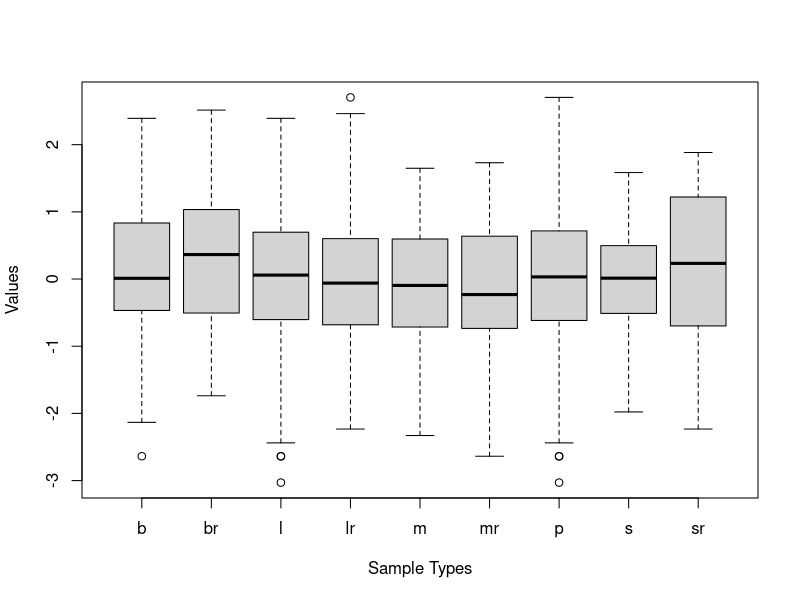

Recreate this plot in R.
## ---- chunk 1
population <- rnorm(500)

large_sample <- sample(population, 200, replace = FALSE)
large_sample_replace <- sample(population, 200, replace = TRUE)

big_sample <- sample(population, 60, replace = FALSE)
big_sample_replace <- sample(population, 60, replace = TRUE)

medium_sample <- sample(population, 30, replace = FALSE)
medium_sample_replace <- sample(population, 30, replace = TRUE)

small_sample <- sample(population, 20, replace = FALSE)
small_sample_replace <- sample(population, 20, replace = TRUE)
## ---- chunk 2
large_sample_mean <- mean(large_sample)
large_sample_replace_mean <- mean(large_sample_replace)

big_sample_mean <- mean(big_sample)
big_sample_replace_mean <- mean(big_sample_replace)

medium_sample_mean <- mean(medium_sample)
medium_sample_replace_mean <- mean(medium_sample_replace)

small_sample_mean <- mean(small_sample)
small_sample_replace_mean <- mean(small_sample_replace)

population_mean <- mean(population)


large_sample_mode <- mode(large_sample)
large_sample_replace_mode <- mode(large_sample_replace)

big_sample_mode <- mode(big_sample)
big_sample_replace_mode <- mode(big_sample_replace)

medium_sample_mode <- mode(medium_sample)
medium_sample_replace_mode <- mode(medium_sample_replace)

small_sample_mode <- mode(small_sample)
small_sample_replace_mode <- mode(small_sample_replace)

population_mode <- mode(population)


large_sample_median <- median(large_sample)
large_sample_replace_median <- median(large_sample_replace)

big_sample_median <- median(big_sample)
big_sample_replace_median <- median(big_sample_replace)

medium_sample_median <- median(medium_sample)
medium_sample_replace_median <- median(medium_sample_replace)

small_sample_median <- median(small_sample)
small_sample_replace_median <- median(small_sample_replace)

population_median <- median(population)


large_sample_var <- var(large_sample)
large_sample_replace_var <- var(large_sample_replace)

big_sample_var <- var(big_sample)
big_sample_replace_var <- var(big_sample_replace)

medium_sample_var <- var(medium_sample)
medium_sample_replace_var <- var(medium_sample_replace)

small_sample_var <- var(small_sample)
small_sample_replace_var <- var(small_sample_replace)

population_var <- var(population)

large_sample_sd <- sd(large_sample)
large_sample_replace_sd <- sd(large_sample_replace)

big_sample_sd <- sd(big_sample)
big_sample_replace_sd <- sd(big_sample_replace)

medium_sample_sd <- sd(medium_sample)
medium_sample_replace_sd <- sd(medium_sample_replace)

small_sample_sd <- sd(small_sample)
small_sample_replace_sd <- sd(small_sample_replace)

population_sd <- sd(population)
## ---- chunk 3
# Ver diferencia entre las medidas de dispersion utilizadas
get_diff <- function(word, sample_val, population_val) {
    dif <- abs(population_val - sample_val)
    output <- paste("The", 
                    word, 
                    "differs from the population in",
                    format(dif, digits = 3)
    )
    print(output)
}

print("For large sample (n = 200) without replacement")
get_diff("mean", large_sample_mean, population_mean)
get_diff("median", large_sample_median, population_median)
#get_diff("mode", large_sample_mode, population_mode)
get_diff("variance", large_sample_var, population_var)
get_diff("standard deviation", large_sample_sd, population_sd)

print("")
print("For large sample (n = 200) with replacement")
get_diff("mean", large_sample_replace_mean, population_mean)
get_diff("median", large_sample_replace_median, population_median)
#get_diff("mode", large_sample_replace_mode, population_mode)
get_diff("variance", large_sample_replace_var, population_var)
get_diff("standard deviation", large_sample_replace_sd, population_sd)

print("")
print("For big sample (n = 60) without replacement")
get_diff("mean", big_sample_mean, population_mean)
get_diff("median", big_sample_median, population_median)
#get_diff("mode", big_sample_mode, population_mode)
get_diff("variance", big_sample_var, population_var)
get_diff("standard deviation", big_sample_sd, population_sd)

print("")
print("For big sample (n = 60) with replacement")
get_diff("mean", big_sample_replace_mean, population_mean)
get_diff("median", big_sample_replace_median, population_median)
#get_diff("mode", big_sample_replace_mode, population_mode)
get_diff("variance", big_sample_replace_var, population_var)
get_diff("standard deviation", big_sample_replace_sd, population_sd)

print("")
print("For medium sample (n = 30) without replacement")
get_diff("mean", medium_sample_mean, population_mean)
get_diff("median", medium_sample_median, population_median)
#get_diff("mode", medium_sample_mode, population_mode)
get_diff("variance", medium_sample_var, population_var)
get_diff("standard deviation", medium_sample_sd, population_sd)

print("")
print("For medium sample (n = 30) with replacement")
get_diff("mean", medium_sample_replace_mean, population_mean)
get_diff("median", medium_sample_replace_median, population_median)
#get_diff("mode", medium_sample_replace_mode, population_mode)
get_diff("variance", medium_sample_replace_var, population_var)
get_diff("standard deviation", medium_sample_replace_sd, population_sd)

print("")
print("For small sample (n = 20) without replacement")
get_diff("mean", small_sample_mean, population_mean)
get_diff("median", small_sample_median, population_median)
#get_diff("mode", small_sample_mode, population_mode)
get_diff("variance", small_sample_var, population_var)
get_diff("standard deviation", small_sample_sd, population_sd)

print("")
print("For small sample (n = 20) with replacement")
get_diff("mean", small_sample_replace_mean, population_mean)
get_diff("median", small_sample_replace_median, population_median)
#get_diff("mode", small_sample_replace_mode, population_mode)
get_diff("variance", small_sample_replace_var, population_var)
get_diff("standard deviation", small_sample_replace_sd, population_sd)

## ---- chunk 4
values <- c(large_sample, large_sample_replace,
            big_sample, big_sample_replace,
            population,
            medium_sample, medium_sample_replace,
            small_sample, small_sample_replace)
sample_type <- c()
for (i in seq_len(length(large_sample))) {
    sample_type  <- append(sample_type, "l")
}
for (i in seq_len(length(large_sample_replace))) {
    sample_type  <- append(sample_type, "lr")
}
for (i in seq_len(length(big_sample))) {
    sample_type  <- append(sample_type, "b")
}
for (i in seq_len(length(big_sample_replace))) {
    sample_type  <- append(sample_type, "br")
}
for (i in seq_len(length(population))) {
    sample_type  <- append(sample_type, "p")
}
for (i in seq_len(length(medium_sample))) {
    sample_type  <- append(sample_type, "m")
}
for (i in seq_len(length(medium_sample_replace))) {
    sample_type  <- append(sample_type, "mr")
}
for (i in seq_len(length(small_sample))) {
    sample_type  <- append(sample_type, "s")
}
for (i in seq_len(length(small_sample_replace))) {
    sample_type  <- append(sample_type, "sr")
}

df <- data.frame(values, sample_type)

boxplot(values~sample_type,
        data = df,
        xlab = "Sample Types",
        ylab = "Values"
)

## ---- chunk 5

print_mean  <- function(interval, population_mean, alpha) {
    res  <- paste(
                  "With confidence level", alpha,
                  "population mean is in between (",
                  format(interval[1], digits = 3), ",",
                  format(interval[2], digits = 3), ")",
                  "which is",
                  interval[1] < population_mean | interval[2] > population_mean
    )
    print(res)
}

print_var  <-  function(interval, population_var, alpha) {
    res  <- paste(
                  "With confidence level", alpha,
                  "population variance is in between (",
                  format(interval[1], digits = 3), ",",
                  format(interval[2], digits = 3), ")",
                  "which is",
                  interval[1] < population_var | interval[2] > population_var
    )
    print(res)

}

get_mean_conf_interval  <-  function(data, population_mean, alpha = 0.05) {
    x <- mean(data)
    s <- sd(data)
    error <- qnorm(1 - alpha / 2) * s / sqrt(length(data))

    interval <- c(x - error, x  + error)
    print_mean(interval, population_mean, alpha)
}

get_variance_conf_interval  <- function(data, population_var, alpha = 0.05) {
    s2 <- var(data)
    n <- length(data)
    error_left  <- qchisq(1 - alpha / 2, df = n - 1)
    error_right  <- qchisq(alpha / 2, df = n - 1)
    num  <-  (n - 1) * s2

    interval <- c(num / error_left, num / error_right)
    print_var(interval, population_var, alpha)
}

get_small_mean_conf_interval  <-
    function(data, population_mean, alpha = 0.05) {
        x <- mean(data)
        s <- sd(data)
        n <- length(data)
        error <- qt(1 - alpha / 2, n - 1) * s / sqrt(n)

        interval <- c(x - error, x  + error)
        print_mean(interval, population_mean, alpha)
    }
## ---- chunk 6
alpha  <- 0.05
print("Large sample (n = 200) without replacement")
get_mean_conf_interval(large_sample, population_mean, alpha)
print("Large sample (n = 200) with replacement")
get_mean_conf_interval(large_sample_replace, population_mean, alpha)

print("")
print("Big sample (n = 60) without replacement")
get_mean_conf_interval(big_sample, population_mean, alpha)
print("Big sample (n = 60) with replacement")
get_mean_conf_interval(big_sample_replace, population_mean, alpha)

print("")
print("Medium sample (n = 30) without replacement")
get_small_mean_conf_interval(medium_sample, population_mean, alpha)
print("Medium sample (n = 30) with replacement")
get_small_mean_conf_interval(medium_sample_replace, population_mean, alpha)

print("")
print("Small sample (n = 20) without replacement")
get_small_mean_conf_interval(small_sample, population_mean, alpha)
print("Small sample (n = 20) with replacement")
get_small_mean_conf_interval(small_sample_replace, population_mean, alpha)
## ---- chunk 7
alpha  <- 0.05

print("Large sample (n = 200) without replacement")
get_variance_conf_interval(large_sample, population_mean, alpha)
print("Large sample (n = 200) with replacement")
get_variance_conf_interval(large_sample_replace, population_mean, alpha)

print("")
print("Big sample (n = 60) without replacement")
get_variance_conf_interval(big_sample, population_mean, alpha)
print("Big sample (n = 60) with replacement")
get_variance_conf_interval(big_sample_replace, population_mean, alpha)

print("")
print("Medium sample (n = 30) without replacement")
get_variance_conf_interval(medium_sample, population_mean, alpha)
print("Medium sample (n = 30) with replacement")
get_variance_conf_interval(medium_sample_replace, population_mean, alpha)

print("")
print("Small sample (n = 20) without replacement")
get_variance_conf_interval(small_sample, population_mean, alpha)
print("Small sample (n = 20) with replacement")
get_variance_conf_interval(small_sample_replace, population_mean, alpha)
